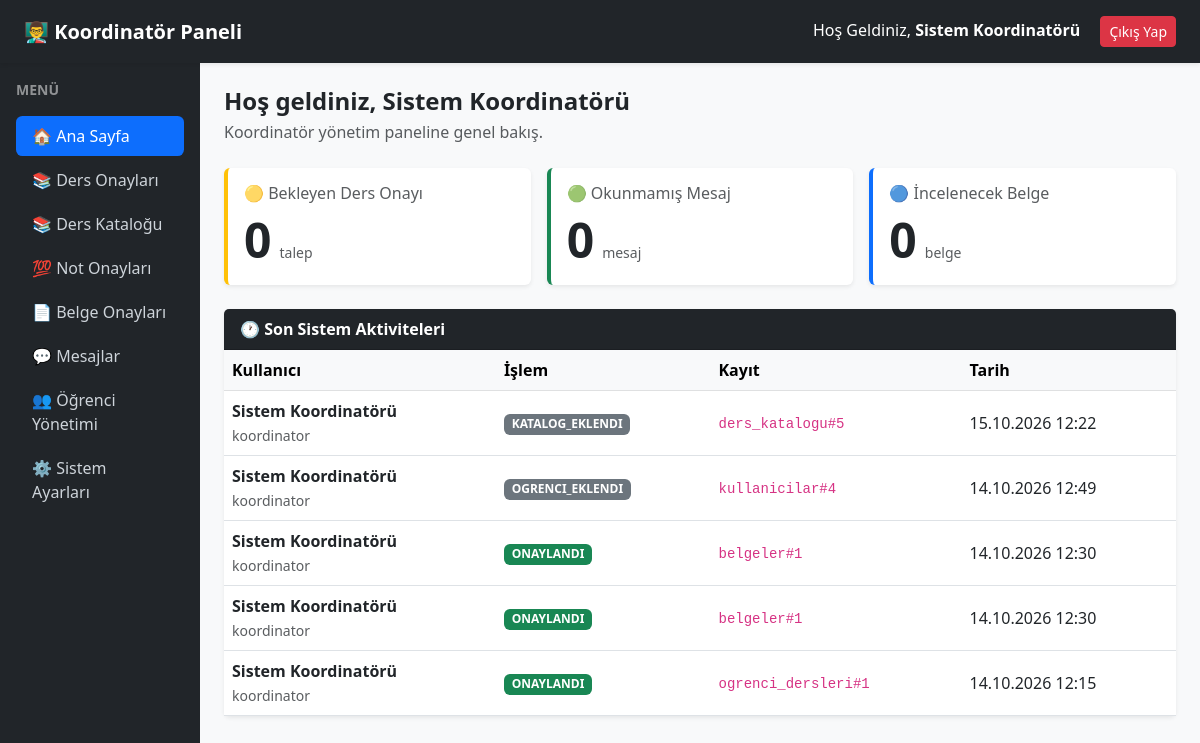
Screenshot of /koordinator_panel.php (signed in) with the database file from the repository.
### tables this page shows
CREATE TABLE `islem_gecmisi` (
  `id` int(11) NOT NULL,
  `kullanici_id` int(11) NOT NULL,
  `islem_turu` varchar(50) NOT NULL,
  `tablo_adi` varchar(50) NOT NULL,
  `kayit_id` int(11) NOT NULL,
  `eski_deger` text DEFAULT NULL,
  `yeni_deger` text DEFAULT NULL,
  `islem_tarihi` timestamp NOT NULL DEFAULT current_timestamp()
);

CREATE TABLE `kullanicilar` (
  `id` int(11) NOT NULL,
  `kullanici_adi` varchar(50) NOT NULL,
  `sifre` varchar(255) NOT NULL,
  `ad_soyad` varchar(100) NOT NULL,
  `eposta` varchar(100) DEFAULT NULL,
  `rol` enum('ogrenci','koordinator','bolum_baskani') NOT NULL,
  `program_turu` enum('cap','yandal','yok') DEFAULT 'yok',
  `kabul_donemi` varchar(20) DEFAULT NULL,
  `aktif_mi` tinyint(1) DEFAULT 1,
  `kayit_tarihi` timestamp NOT NULL DEFAULT current_timestamp()
);

### koordinator_panel.php (the view, shortened to what this page needs)
<?php
require_once 'baglanti.php';
$koordinator_id = (int) $_SESSION['kullanici_id'];
$bekleyen_ders_sayisi = (int) $db->query("SELECT COUNT(*) FROM ogrenci_dersleri WHERE onay_durumu = 'bekliyor' AND iptal_mi = 0 AND durum <> 'cikarildi'")->fetchColumn();
$okunmamis_sorgu = $db->prepare("SELECT COUNT(*) FROM mesajlar WHERE okundu_mu = 0 AND alici_id = ?");
$okunmamis_sorgu->execute([$koordinator_id]);
$okunmamis_mesaj_sayisi = (int) $okunmamis_sorgu->fetchColumn();
$bekleyen_belge_sayisi = (int) $db->query("SELECT COUNT(*) FROM belgeler WHERE onay_durumu = 'bekliyor'")->fetchColumn();
$son_islemler = $db->query("
    SELECT g.*, k.ad_soyad, k.kullanici_adi, k.rol
    FROM islem_gecmisi g
    JOIN kullanicilar k ON g.kullanici_id = k.id
    ORDER BY g.islem_tarihi DESC
    LIMIT 5
")->fetchAll(PDO::FETCH_ASSOC);
$istenen_sekme = $_GET['sekme'] ?? 'ana-sayfa';
$izinli_sekmeler = ['ana-sayfa', 'ders-onaylari', 'ders-katalogu', 'not-onaylari', 'belge-onaylari', 'mesajlar', 'ogrenci-yonetimi', 'sistem-ayarlari'];
$aktif_sekme = in_array($istenen_sekme, $izinli_sekmeler, true) ? $istenen_sekme : 'ana-sayfa';
?>
<!DOCTYPE html>
<html lang="tr">
<head>
    <link href="https://cdn.jsdelivr.net/npm/bootstrap@5.3.0/dist/css/bootstrap.min.css" rel="stylesheet">
</head>
<body class="bg-light">
<nav class="navbar navbar-dark bg-dark shadow-sm">
    <div class="container-fluid px-4">
        <a class="navbar-brand fw-bold" href="#">👨‍🏫 Koordinatör Paneli</a>
        <span class="navbar-text text-white">
            Hoş Geldiniz, <strong><?= htmlspecialchars($_SESSION['ad_soyad']) ?></strong>
            <a href="cikis.php" class="btn btn-sm btn-danger ms-3">Çıkış Yap</a>
        </span>
    </div>
</nav>
<div class="container-fluid">
    <div class="row">
        <div class="col-md-3 col-lg-2 px-0 dashboard-sidebar">
            <div class="p-3">
                <div class="text-white-50 small text-uppercase fw-bold mb-3">Menü</div>
                <nav class="nav nav-pills flex-column gap-1" id="panelTab" role="tablist">
                    <button class="nav-link <?= $aktif_sekme === 'ana-sayfa' ? 'active' : '' ?> text-start" id="ana-sayfa-tab" data-bs-toggle="pill" data-bs-target="#ana-sayfa" type="button" role="tab">🏠 Ana Sayfa</button>
                    <button class="nav-link <?= $aktif_sekme === 'ders-onaylari' ? 'active' : '' ?> text-start" id="ders-onaylari-tab" data-bs-toggle="pill" data-bs-target="#ders-onaylari" type="button" role="tab">📚 Ders Onayları</button>
                    <button class="nav-link <?= $aktif_sekme === 'ders-katalogu' ? 'active' : '' ?> text-start" id="ders-katalogu-tab" data-bs-toggle="pill" data-bs-target="#ders-katalogu" type="button" role="tab" aria-controls="ders-katalogu" aria-selected="<?= $aktif_sekme === 'ders-katalogu' ? 'true' : 'false' ?>">📚 Ders Kataloğu</button>
                    <button class="nav-link <?= $aktif_sekme === 'not-onaylari' ? 'active' : '' ?> text-start" id="not-onaylari-tab" data-bs-toggle="pill" data-bs-target="#not-onaylari" type="button" role="tab">💯 Not Onayları</button>
                    <button class="nav-link <?= $aktif_sekme === 'belge-onaylari' ? 'active' : '' ?> text-start" id="belge-onaylari-tab" data-bs-toggle="pill" data-bs-target="#belge-onaylari" type="button" role="tab">📄 Belge Onayları</button>
                    <button class="nav-link <?= $aktif_sekme === 'mesajlar' ? 'active' : '' ?> text-start" id="mesajlar-tab" data-bs-toggle="pill" data-bs-target="#mesajlar" type="button" role="tab">💬 Mesajlar</button>
                    <button class="nav-link <?= $aktif_sekme === 'ogrenci-yonetimi' ? 'active' : '' ?> text-start" id="ogrenci-yonetimi-tab" data-bs-toggle="pill" data-bs-target="#ogrenci-yonetimi" type="button" role="tab">👥 Öğrenci Yönetimi</button>
                    <button class="nav-link <?= $aktif_sekme === 'sistem-ayarlari' ? 'active' : '' ?> text-start" id="sistem-ayarlari-tab" data-bs-toggle="pill" data-bs-target="#sistem-ayarlari" type="button" role="tab">⚙️ Sistem Ayarları</button>
                </nav>
            </div>
        </div>
        <div class="col-md-9 col-lg-10 py-4 px-4">
            <div class="tab-content" id="panelTabContent">
                <div class="tab-pane fade <?= $aktif_sekme === 'ana-sayfa' ? 'show active' : '' ?>" id="ana-sayfa" role="tabpanel">
                    <h4 class="fw-bold mb-1">Hoş geldiniz, <?= htmlspecialchars($_SESSION['ad_soyad']) ?></h4>
                    <p class="text-muted mb-4">Koordinatör yönetim paneline genel bakış.</p>
                    <div class="row g-3 mb-4">
                        <div class="col-md-4">
                            <div class="card border-0 shadow-sm h-100 border-start border-warning border-4">
                                <div class="card-body">
                                    <h6 class="text-muted mb-2">🟡 Bekleyen Ders Onayı</h6>
                                    <div class="d-flex align-items-baseline gap-2">
                                        <span class="display-5 fw-bold mb-0"><?= $bekleyen_ders_sayisi ?? 0 ?></span>
                                        <small class="text-muted">talep</small>
                                    </div>
                                </div>
                            </div>
                        </div>
                        <div class="col-md-4">
                            <div class="card border-0 shadow-sm h-100 border-start border-success border-4">
                                <div class="card-body">
                                    <h6 class="text-muted mb-2">🟢 Okunmamış Mesaj</h6>
                                    <div class="d-flex align-items-baseline gap-2">
                                        <span class="display-5 fw-bold mb-0"><?= $okunmamis_mesaj_sayisi ?? 0 ?></span>
                                        <small class="text-muted">mesaj</small>
                                    </div>
                                </div>
                            </div>
                        </div>
                        <div class="col-md-4">
                            <div class="card border-0 shadow-sm h-100 border-start border-primary border-4">
                                <div class="card-body">
                                    <h6 class="text-muted mb-2">🔵 İncelenecek Belge</h6>
                                    <div class="d-flex align-items-baseline gap-2">
                                        <span class="display-5 fw-bold mb-0"><?= $bekleyen_belge_sayisi ?? 0 ?></span>
                                        <small class="text-muted">belge</small>
                                    </div>
                                </div>
                            </div>
                        </div>
                    </div>
                    <div class="card shadow-sm border-0">
                        <div class="card-header bg-dark text-white fw-bold">
                            🕐 Son Sistem Aktiviteleri
                        </div>
                        <div class="card-body p-0">
                            <table class="table table-hover align-middle mb-0">
                                <thead class="table-light">
                                    <tr>
                                        <th>Kullanıcı</th>
                                        <th>İşlem</th>
                                        <th>Kayıt</th>
                                        <th>Tarih</th>
                                    </tr>
                                </thead>
                                <tbody>
                                    <?php if (count($son_islemler) > 0): ?>
                                        <?php foreach ($son_islemler as $si): ?>
                                            <tr>
                                                <td>
                                                    <strong><?= htmlspecialchars($si['ad_soyad']) ?></strong><br>
                                                    <small class="text-muted"><?= htmlspecialchars($si['kullanici_adi']) ?></small>
                                                </td>
                                                <td>
                                                    <?php if ($si['islem_turu'] === 'ONAYLANDI'): ?>
                                                        <span class="badge bg-success">ONAYLANDI</span>
                                                    <?php elseif ($si['islem_turu'] === 'REDDEDILDI'): ?>
                                                        <span class="badge bg-danger">REDDEDILDI</span>
                                                    <?php else: ?>
                                                        <span class="badge bg-secondary"><?= htmlspecialchars($si['islem_turu']) ?></span>
                                                    <?php endif; ?>
                                                </td>
                                                <td><code><?= htmlspecialchars($si['tablo_adi']) ?>#<?= (int) $si['kayit_id'] ?></code></td>
                                                <td><?= date('d.m.Y H:i', strtotime($si['islem_tarihi'])) ?></td>
                                            </tr>
                                        <?php endforeach; ?>
                                    <?php else: ?>
                                        <tr><td colspan="4" class="text-center py-4 text-muted">Henüz sistem işlemi bulunmuyor.</td></tr>
                                    <?php endif; ?>
                                </tbody>
                            </table>
                        </div>
                    </div>
                </div>
            </div>
        </div>
    </div>
</div>
</body>
</html>

### koordinator_panel.php (style rules this page uses)
.dashboard-sidebar { min-height: calc(100vh - 56px); background: #212529; }
.dashboard-sidebar .nav-link { color: #ced4da; border-radius: 0.4rem; }
.dashboard-sidebar .nav-link.active { color: #fff; background: #0d6efd; }

### rows the page displays
islem_gecmisi: kullanici.ad_soyad "Sistem Koordinatörü", kullanici.kullanici_adi "koordinator", islem_turu "KATALOG_EKLENDI", tablo_adi "ders_katalogu", kayit "5", islem_tarihi "15.10.2026 12:22"
islem_gecmisi: kullanici.ad_soyad "Sistem Koordinatörü", kullanici.kullanici_adi "koordinator", islem_turu "OGRENCI_EKLENDI", tablo_adi "kullanicilar", kayit "4", islem_tarihi "14.10.2026 12:49"
islem_gecmisi: kullanici.ad_soyad "Sistem Koordinatörü", kullanici.kullanici_adi "koordinator", islem_turu "ONAYLANDI", tablo_adi "belgeler", kayit "1", islem_tarihi "14.10.2026 12:30"
islem_gecmisi: kullanici.ad_soyad "Sistem Koordinatörü", kullanici.kullanici_adi "koordinator", islem_turu "ONAYLANDI", tablo_adi "belgeler", kayit "1", islem_tarihi "14.10.2026 12:30"
islem_gecmisi: kullanici.ad_soyad "Sistem Koordinatörü", kullanici.kullanici_adi "koordinator", islem_turu "ONAYLANDI", tablo_adi "ogrenci_dersleri", kayit "1", islem_tarihi "14.10.2026 12:15"

### other values shown
$_SESSION['ad_soyad'] "Sistem Koordinatörü"
$bekleyen_ders_sayisi "0"
$okunmamis_mesaj_sayisi "0"
$bekleyen_belge_sayisi "0"
